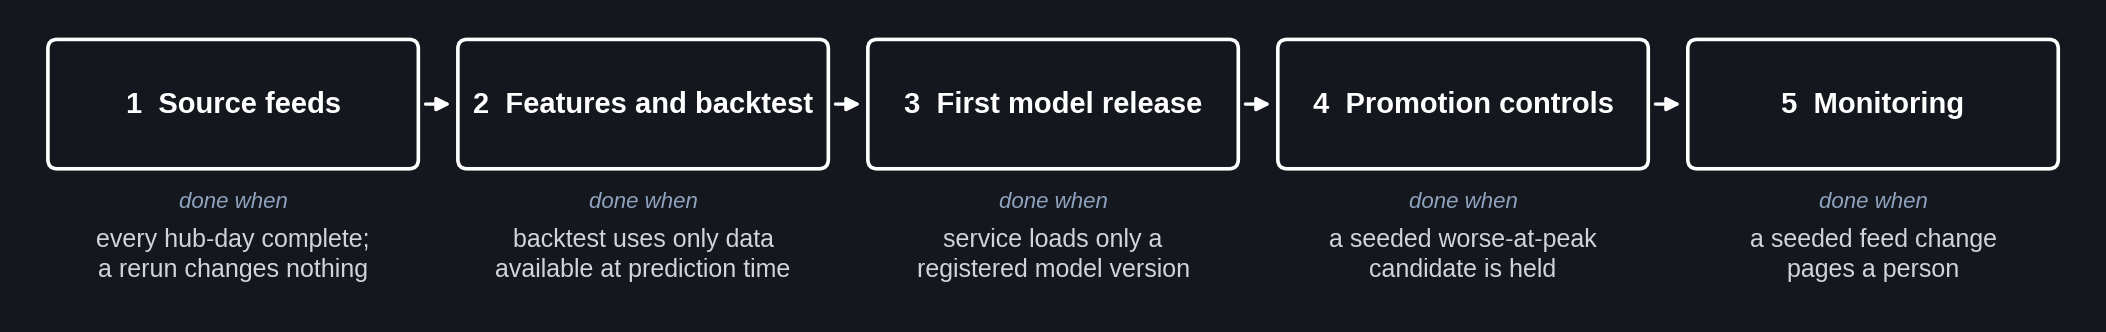

Write Python code to recreate this figure.
"""slide 5: five stages, each with the test that closed it. run: python diagrams/slide05_stages.py"""
from matplotlib.patches import FancyBboxPatch
import sys, os; sys.path.insert(0, os.path.dirname(os.path.abspath(__file__)))
from _style import canvas, save, BG, FG, DIM, ACC

stages = [
    ("1  Source feeds", "every hub-day complete;\na rerun changes nothing"),
    ("2  Features and backtest", "backtest uses only data\navailable at prediction time"),
    ("3  First model release", "service loads only a\nregistered model version"),
    ("4  Promotion controls", "a seeded worse-at-peak\ncandidate is held"),
    ("5  Monitoring", "a seeded feed change\npages a person"),
]
fig, ax = canvas(13.33, 1.9)
n, w, h = len(stages), 2.35, 0.8
gap = (13.33 - 0.4 - n * w) / (n - 1)
for i, (name, test) in enumerate(stages):
    x = 0.2 + i * (w + gap)
    ax.add_patch(FancyBboxPatch((x, 0.95), w, h, boxstyle="round,pad=0.02,rounding_size=0.06", fc=BG, ec=FG, lw=1.3))
    ax.text(x + w / 2, 0.95 + h / 2, name, ha="center", va="center", color=FG, fontsize=10.5, fontweight="bold")
    ax.text(x + w / 2, 0.78, "done when", ha="center", va="top", color=ACC, fontsize=8, style="italic")
    ax.text(x + w / 2, 0.55, test, ha="center", va="top", color=DIM, fontsize=9, linespacing=1.3)
    if i < n - 1:
        ax.annotate("", xy=(x + w + gap - 0.03, 1.35), xytext=(x + w + 0.03, 1.35), arrowprops=dict(arrowstyle="-|>", color=FG, lw=1.2))
save(fig, os.path.join(os.path.dirname(os.path.abspath(__file__)), "slide05_stages.png"))
